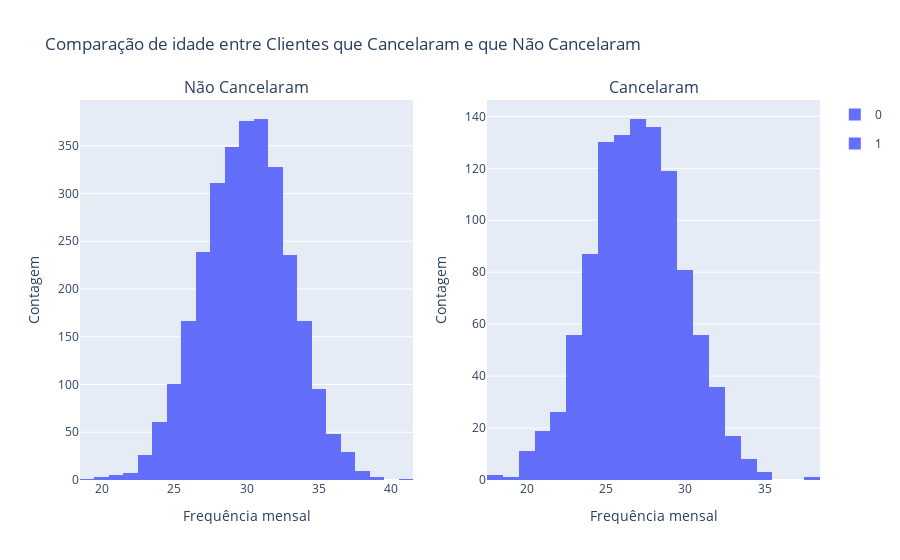

Notebook cell for this chart:
### Code cell
#Comparando a idade entre os dois grupos
fig_plan = make_subplots(rows=1, cols=2, subplot_titles=('Não Cancelaram', 'Cancelaram'))

fig_plan_0 = px.histogram(fb_churn0, x='age', color='churn', barmode='group', title='Idade dos clientes Não Cancelaram')
fig_plan_1 = px.histogram(fb_churn1, x='age', color='churn', barmode='group', title='Idade dos clientes Cancelaram')

#juntando os gráficos
for trace in fig_plan_0.data: 
    fig_plan.add_trace(trace, row=1, col=1)

for trace in fig_plan_1.data:
    fig_plan.add_trace(trace, row=1, col=2)

fig_plan.update_layout(title_text='Comparação de idade entre Clientes que Cancelaram e que Não Cancelaram', showlegend=True)
fig_plan.update_xaxes(title_text='Frequência mensal', row=1, col=1)
fig_plan.update_xaxes(title_text='Frequência mensal', row=1, col=2)
fig_plan.update_yaxes(title_text='Contagem', row=1, col=1)
fig_plan.update_yaxes(title_text='Contagem', row=1, col=2)
fig_plan.show()

### Figure 1 — Plotly figure (JSON) as saved in the notebook; plotly's stock layout.template omitted (floating-point values rounded to 4 significant figures; data arrays with more than 128 entries replaced by an {"elided": "..."} marker saying what was removed)
{"data": [{"alignmentgroup": "True", "bingroup": "x", "hovertemplate": "churn=0<br>age=%{x}<br>count=%{y}<extra></extra>", "legendgroup": "0", "marker": {"color": "#636efa", "pattern": {"shape": ""}}, "name": "0", "offsetgroup": "0", "orientation": "v", "showlegend": true, "type": "histogram", "x": {"elided": "2939 int values"}, "xaxis": "x", "yaxis": "y"}, {"alignmentgroup": "True", "bingroup": "x", "hovertemplate": "churn=1<br>age=%{x}<br>count=%{y}<extra></extra>", "legendgroup": "1", "marker": {"color": "#636efa", "pattern": {"shape": ""}}, "name": "1", "offsetgroup": "1", "orientation": "v", "showlegend": true, "type": "histogram", "x": {"elided": "1061 int values"}, "xaxis": "x2", "yaxis": "y2"}], "layout": {"annotations": [{"font": {"size": 16}, "showarrow": false, "text": "Não Cancelaram", "x": 0.225, "xanchor": "center", "xref": "paper", "y": 1, "yanchor": "bottom", "yref": "paper"}, {"font": {"size": 16}, "showarrow": false, "text": "Cancelaram", "x": 0.775, "xanchor": "center", "xref": "paper", "y": 1, "yanchor": "bottom", "yref": "paper"}], "showlegend": true, "title": {"text": "Comparação de idade entre Clientes que Cancelaram e que Não Cancelaram"}, "xaxis": {"anchor": "y", "domain": [0, 0.45], "title": {"text": "Frequência mensal"}}, "xaxis2": {"anchor": "y2", "domain": [0.55, 1], "title": {"text": "Frequência mensal"}}, "yaxis": {"anchor": "x", "domain": [0, 1], "title": {"text": "Contagem"}}, "yaxis2": {"anchor": "x2", "domain": [0, 1], "title": {"text": "Contagem"}}}}
